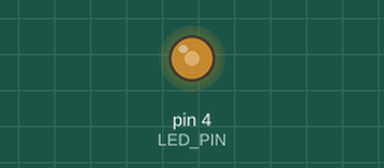
Bench run of a sketch on a simulated Arduino Uno, built with avr-gcc and run on an emulated ATmega328P. Parts: output pins drawn as LEDs (lit = HIGH). What the sketch prints to the serial monitor is not drawn.

Above: at 0.1 s.
Timing chart, 0 to 1.6 s (numbered marks = the images above):
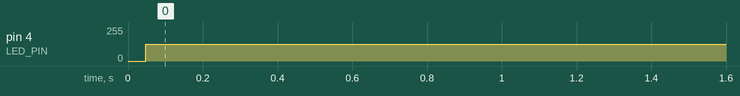

Measured:
- by itself, pin 4 (LED_PIN): 0/255 → 125/255 at 0.05 s

The sketch:

led.ino
```cpp
#define LED_PIN 4

void setup() {
  // put your setup code here, to run once:
  Serial.begin(115200);
  pinMode(LED_PIN, OUTPUT);
}

void loop() {
  // put your main code here, to run repeatedly:
  Serial.println("ON");
  digitalWrite(LED_PIN, HIGH);
  delayMicroseconds(3000000);
  digitalWrite(LED_PIN, LOW);
  Serial.println("OFF");
  delayMicroseconds(3000000);
}
```
